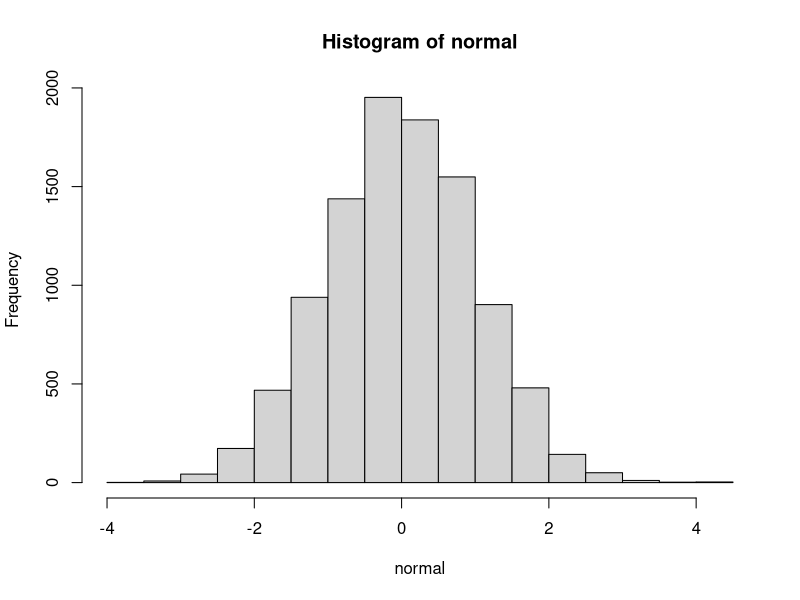
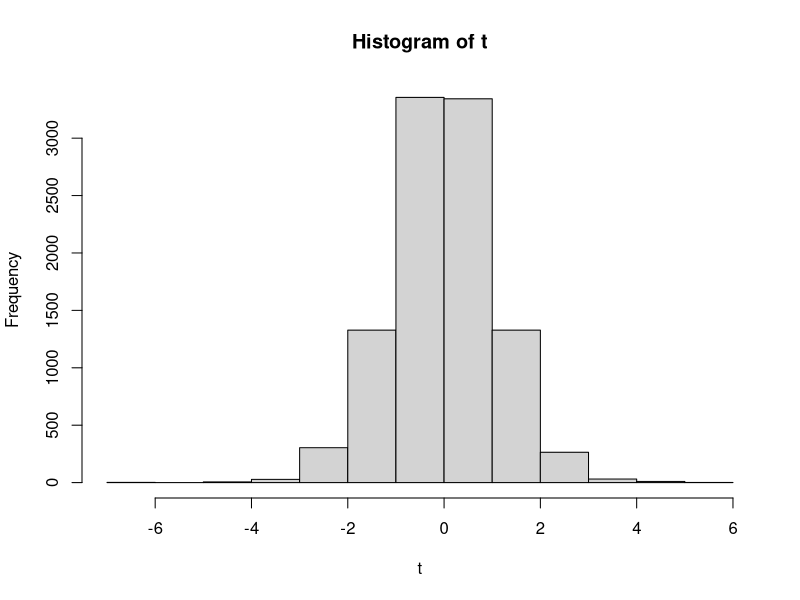
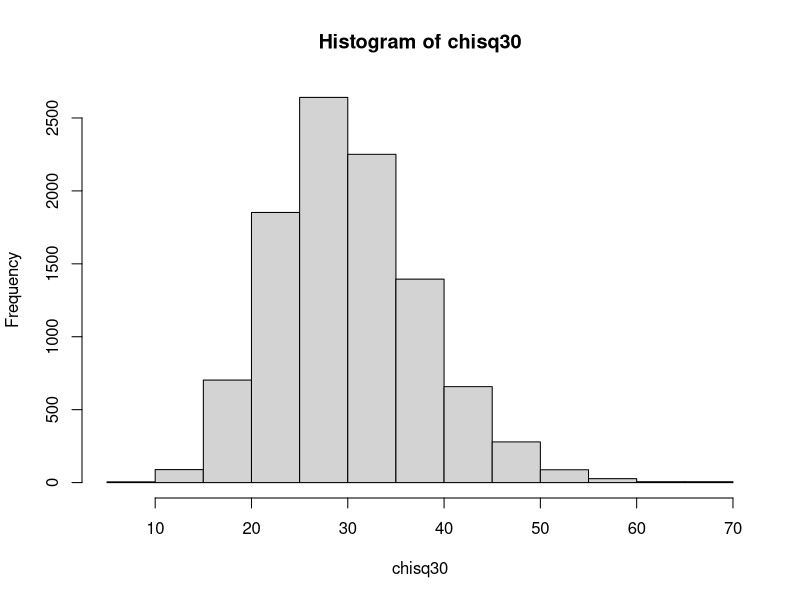
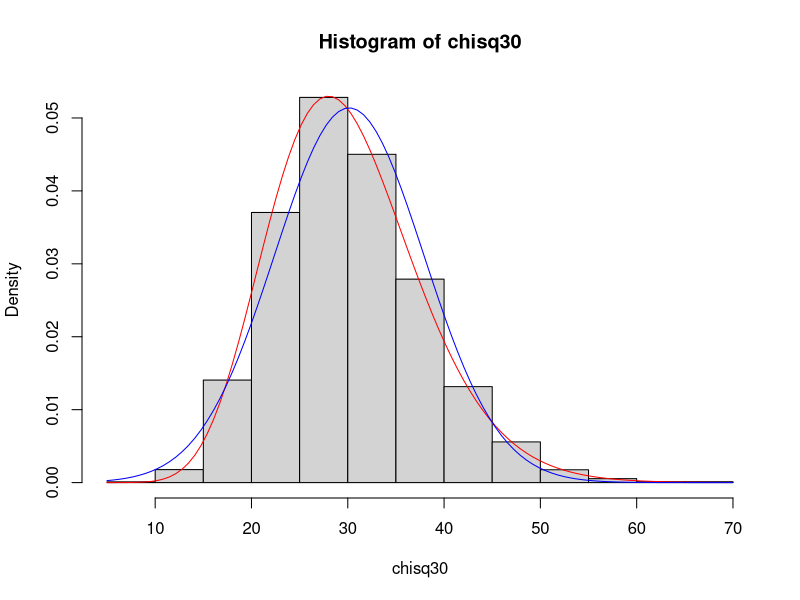

Recreate these plots in R, in order.
## ---- chunk 1
knitr::opts_chunk$set(echo = TRUE)
knitr::opts_knit$set(root.dir = "your/file/path") #Either add your working directory here or comment this out
## ---- chunk 2
normal <- rnorm(10000, 0, 1)
hist(normal)
## ---- chunk 3
summary(normal)
## ---- chunk 4
normal2 <- rnorm(10000,8,2)
summary(normal2)
## ---- chunk 5
chisq <- rchisq(10000, df=7)
f <- rf(10000, df1=15, df2=20)
poisson <- rpois(10000, lambda = 3)
uniform <- runif(10000)
t <- rt(10000, df=15)
hist(t)
## ---- chunk 6
chisq30 <- rchisq(10000, df=30)
hist(chisq30)
## ---- chunk 7
#Our histogram
hist(chisq30, freq = F)
  #This is your standard histogram function
  #Except, we set "freq = F" so that the Y axis is probability denisities rather than frequencies
  #You need to do it this way to get the curves below added onto the graph

#The actual distribution
curve(dchisq(x, df=30), col = "red", add = TRUE)
  #This tells it to plot a density curve, following the chi-squared distribution with 30 degrees of freedom
  #"col = "red"" sets the color of the curve to red
  #"add = TRUE" tells R to add this curve to our histogram plot

#A similar, theoretical normal distribution
curve(dnorm(x, mean = mean(chisq30), sd = sd(chisq30)), col = "blue", add = TRUE)
  #Again, we're plotting a density curve
  #This time, we're following the normal distribution (hence "dnorm" instead of "dchisq")
  #We set the mean of the distribution to the mean of our chi-squared distribution, and the standard dev. to its sd
  #"col = "blue" sets the color of the curve to blue
  #"add = TRUE" tells R to add this curve to our histogram plot


